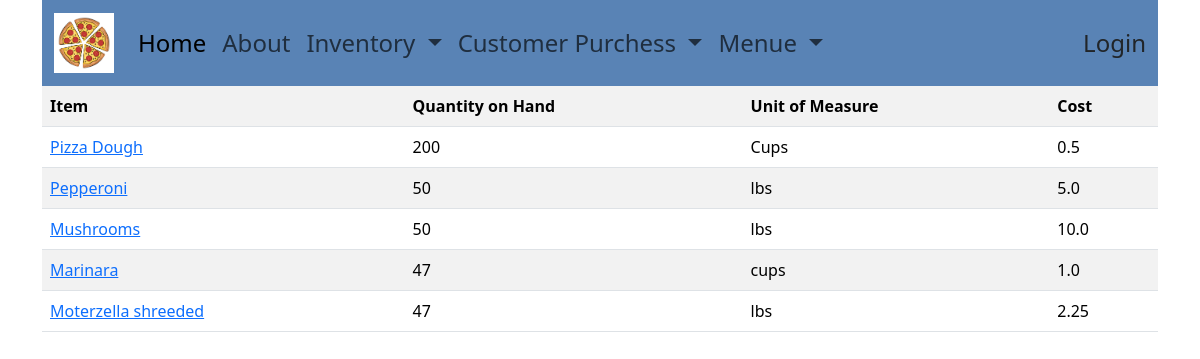
Page /pizzaman/inventory on the earlier database version.
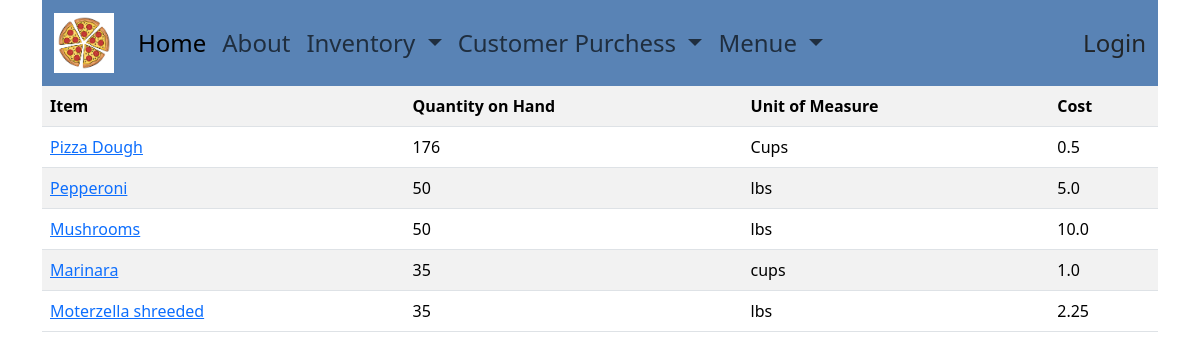
Same page on the later database version.
### pizzaman/models.py (models this page shows, shortened)
class Inventory(models.Model):
    item =models.CharField(primary_key=True, max_length=50)
    amount_on_hand =models.IntegerField(default=0)
    unit_measure = models.CharField(null = False, max_length=50)
    cost_uom =models.FloatField(null=False)

### pizzaman/views.py (the view)
# urls.py: path("inventory", InventoryListView.as_view(), name="inv_list"),
class InventoryListView(ListView):
    template_name= "pizzaman/inventory.html"
    model= Inventory

### pizzaman/templates/pizzaman/inventory.html
{% extends 'pizzaman/base.html' %}
{% block body %}
<table class="table table-striped">
    <tr>
        <th> Item  </th>
        <th> Quantity on Hand  </th>
        <th>  Unit of Measure </th>
        <th> Cost  </th>
    </tr>
    {% for itm in object_list %}
        <tr>
            <td> <a href="{% url 'inv_update' itm.pk %}">{{ itm.item }}</a></td>
            <td> {{ itm.amount_on_hand }}</td>
            <td> {{ itm.unit_measure }}</td>
            <td> {{ itm.cost_uom }}</td>
        </tr>
    {% endfor %}
</table>
{% endblock %}

### pizzaman/templates/pizzaman/base.html (shortened to what this page needs)
{% load static %}
<!doctype html>
<html lang="en">
  <head>
    <link href="{% static 'pizzaman\base_css.css' %}" rel="stylesheet">
    <link href="https://cdn.jsdelivr.net/npm/bootstrap@5.3.2/dist/css/bootstrap.min.css" rel="stylesheet">
  </head>
  <body>
<div class="container">
    <nav class="navbar navbar-expand-lg  sticky-top navbk">
        <div class="container-fluid">
          <a class="navbar-brand" href={% url 'admin:index' %}><img src={% static 'pizzaman/pizza_logo.jpg' %} width="60" height="60"></a>
          <div class="collapse navbar-collapse" id="navbarSupportedContent">
            <ul class="navbar-nav me-auto mb-2 mb-lg-0">
              <li class="nav-item">
                <a class="nav-link active" aria-current="page" href="{% url 'home' %}">Home</a>
              </li>
              <li class="nav-item">
                <a class="nav-link" href="{% url 'about' %}">About</a>
              </li>
              <li class="nav-item dropdown">
                <a class="nav-link dropdown-toggle" href="#" role="button" data-bs-toggle="dropdown" aria-expanded="false">
                  Inventory
                </a>
              </li>
              <li class="nav-item dropdown">
                <a class="nav-link dropdown-toggle" href="#" role="button" data-bs-toggle="dropdown" aria-expanded="false">
                  Customer Purchess
                </a>
              </li>
            <li class="nav-item dropdown">
                <a class="nav-link dropdown-toggle" href="#" role="button" data-bs-toggle="dropdown" aria-expanded="false">
                  Menue
                </a>
              </li>
            </ul>
            {% if user.is_authenticated %}
            <form method="post" action="{% url 'logout' %}">
              {% csrf_token %}
              <button type="submit">logout</button>
            </form>
            {% else %}
                <a class="nav-link" href="{% url 'login' %}">Login</a>
            {% endif %}
          </div>
        </div>
      </nav>
</div>
<div class="container">
    {% block body %}
    {% endblock %}
</div>
  </body>
</html>

### pizzaman/static/pizzaman/base_css.css (style rules this page uses)
.navbk { background-color: #5983B5; font-size: 1.5rem; }

Differences in the rows shown:
changed Inventory "Pizza Dough": amount_on_hand "200" → "176"
changed Inventory "Marinara": amount_on_hand "47" → "35"
changed Inventory "Moterzella shreeded": amount_on_hand "47" → "35"
